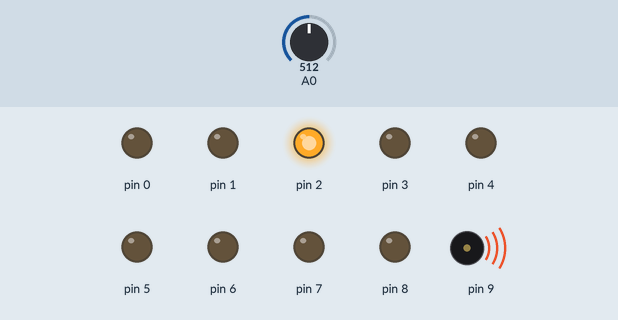
Recording of a sketch running on a simulated Arduino Uno, built with avr-gcc and run on an emulated ATmega328P. Shown: output pins drawn as LEDs (lit = HIGH), buzzer (waves = sounding). Inputs (shaded band) come from the test bench; at power-on: A0 = 512. Pins used as bus, display or sensor lines are not drawn.

Above: at 1.3 s.
1.4 s: A0 set to 484
At 1.77 s:
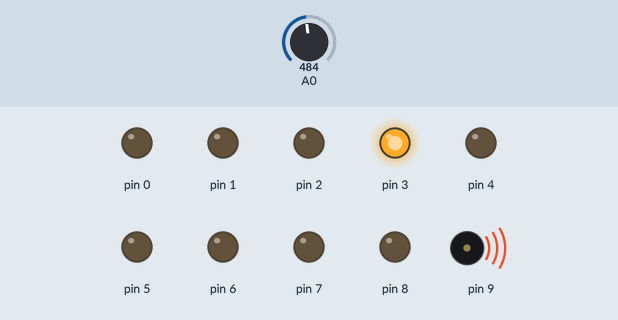
At 4.19 s:
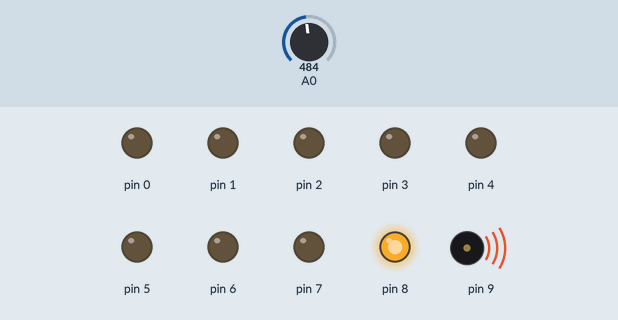
4.5 s: A0 set to 457
At 5.15 s:
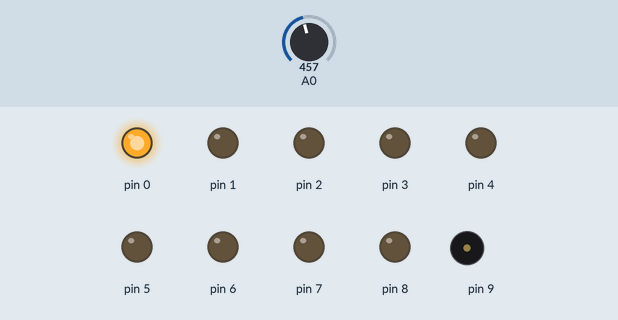
7.6 s: A0 set to 437
10.7 s: A0 set to 0
At 11.9 s:
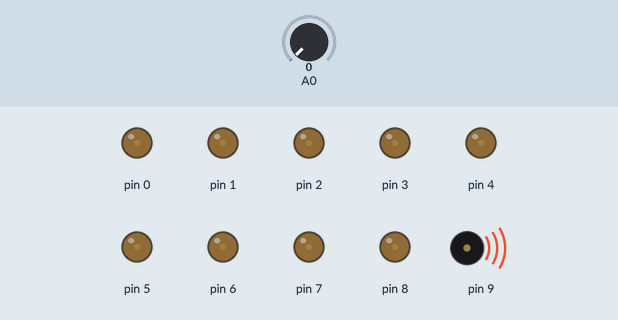
Timing chart, 0 to 11.8 s (numbered marks = the images above; inputs shaded):
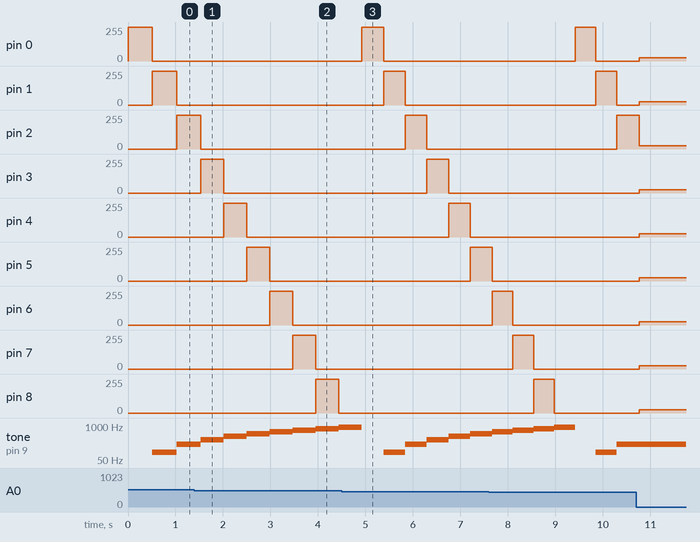

Measured:
- the behaviour switches between 494 and 493 on A0 (found by bisection; images 0 and 1)
- after the input at 1.4 s, pin 8: 0/255 → 255/255 after 2.6 s instead of 2.7 s
- after the input at 10.7 s, pin 0, pin 1, pin 5–8: 0/255 → 25/255 after 0.07 s; pin 2: 255/255 → 24/255 after 0.07 s; tone on pin 9: stays 200 Hz (without the input it goes to 300 Hz after 0.03 s)
- by itself, tone on pin 9: plays 600 Hz for 0.44 s, 700 Hz for 0.44 s, 800 Hz for 0.44 s, 900 Hz for 0.44 s, 100 Hz for 0.44 s, 200 Hz for 0.41 s

The sketch:

giovanni.ino
```cpp
void setup()
{
for( int i = 0; i<= 9
 ; i++)
{
  pinMode(i,OUTPUT);
}

}

void loop()
{
 for( int i = 0; i<= 9; i++)
{
   digitalWrite(i,HIGH);
   tone(9,100*i,1000);
   delay( analogRead(A0) );
   digitalWrite(i,LOW);
 }
}
```
